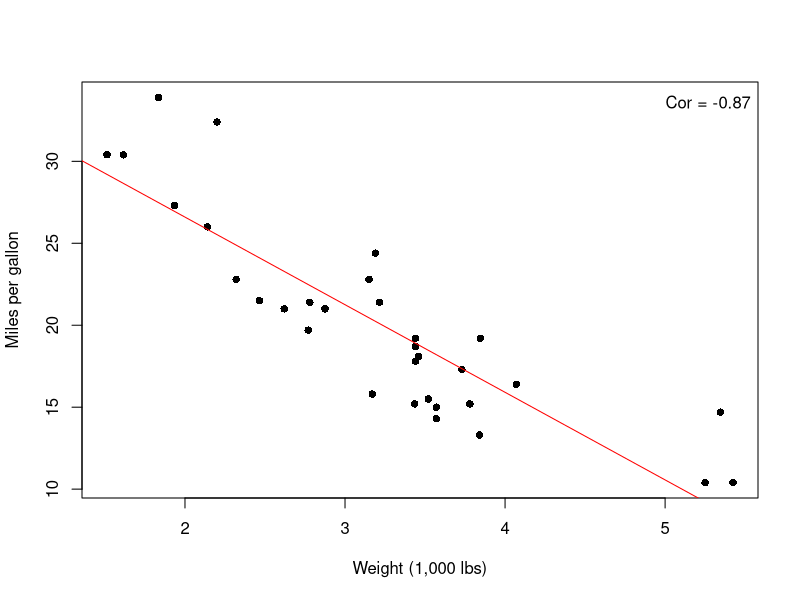
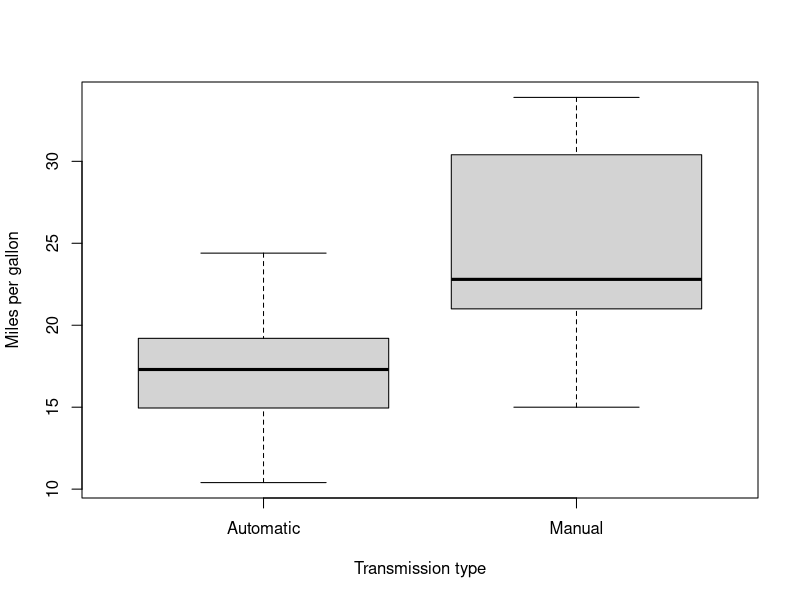
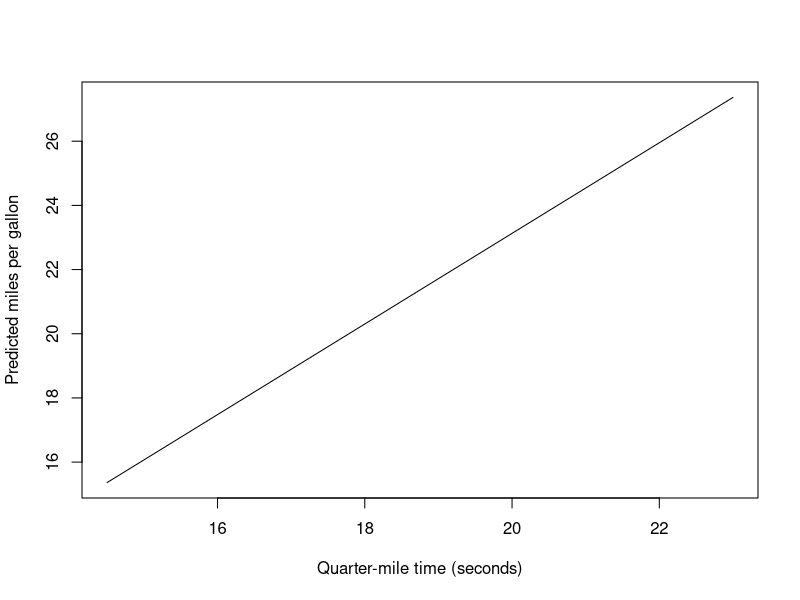
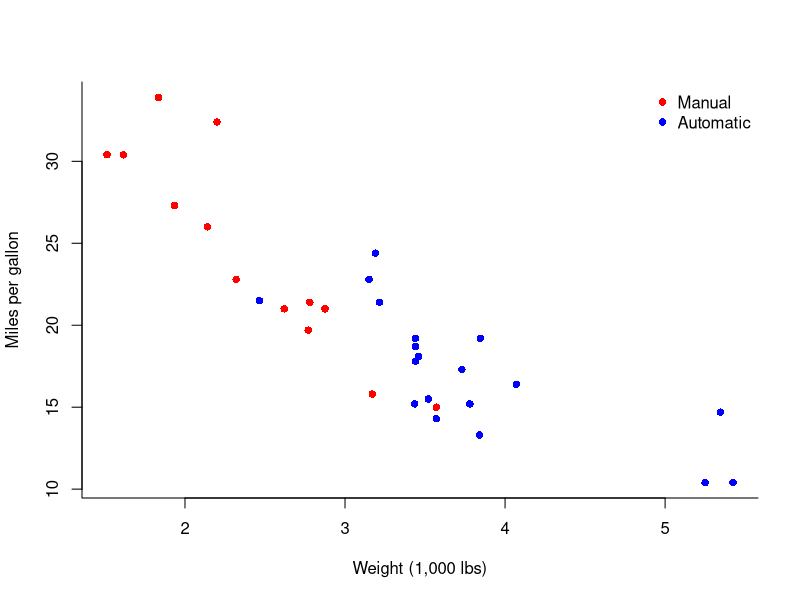

Reproduce these figures in R, in order.
## ---- chunk 1
knitr::opts_chunk$set(echo = TRUE, comment = "##")
## ---- chunk 2
data(mtcars)
head(mtcars)
dim(mtcars)
## ---- chunk 3
table(mtcars$gear)
prop.table(table(mtcars$gear))
## ---- chunk 4
tab <- table(mtcars$am, mtcars$gear)
tab
prop.table(tab, margin = 1)   # margin = 1 -> each ROW sums to 1
## ---- chunk 5
fit.wt <- lm(mpg ~ wt, data = mtcars)

plot(mtcars$wt, mtcars$mpg,
     xlab = "Weight (1,000 lbs)",   # x label matches the FIRST argument
     ylab = "Miles per gallon",     # y label matches the SECOND argument
     pch = 16)
abline(fit.wt, col = "red")
legend("topright", bty = "n",
       legend = paste("Cor =", round(cor(mtcars$wt, mtcars$mpg), 2)))
## ---- chunk 6
cor(mtcars[c("mpg", "wt", "hp", "qsec")], use = "complete.obs")
## ---- chunk 7
fit.am <- lm(mpg ~ am, data = mtcars)
fit.am
## ---- chunk 8
mtcars$trans <- factor(mtcars$am, levels = c(0, 1),    # convert binary var ito a factor
                       labels = c("Automatic", "Manual"))

boxplot(mpg ~ trans, data = mtcars,
        xlab = "Transmission type",
        ylab = "Miles per gallon")
## ---- chunk 9
fit.q <- lm(mpg ~ qsec, data = mtcars)
coef(fit.q)
## ---- chunk 10
range(mtcars$qsec)
q.grid <- seq(from = 14.5, to = 23, by = 0.5)
pred.q <- predict(fit.q, newdata = data.frame(qsec = q.grid))

plot(q.grid, pred.q, type = "l",
     xlab = "Quarter-mile time (seconds)",
     ylab = "Predicted miles per gallon")
## ---- chunk 11
summary(mtcars$qsec)

p <- predict(fit.q, newdata = data.frame(qsec = c(mean(mtcars$qsec),
                                                   quantile(mtcars$qsec, 0.75))))
p
diff(p)          # change from the mean to the 3rd quartile
sd(mtcars$mpg)   # typical spread of the outcome
## ---- chunk 12
mtcars$col <- ifelse(mtcars$am == 1, "red", "blue")

plot(mtcars$wt, mtcars$mpg, col = mtcars$col, pch = 16,
     xlab = "Weight (1,000 lbs)", ylab = "Miles per gallon", bty = "l")
legend("topright", legend = c("Manual", "Automatic"),
       col = c("red", "blue"), pch = 16, bty = "n")

tapply(mtcars$wt, mtcars$am, mean)
## ---- chunk 13
fit.both <- lm(mpg ~ am + wt, data = mtcars)
fit.both
